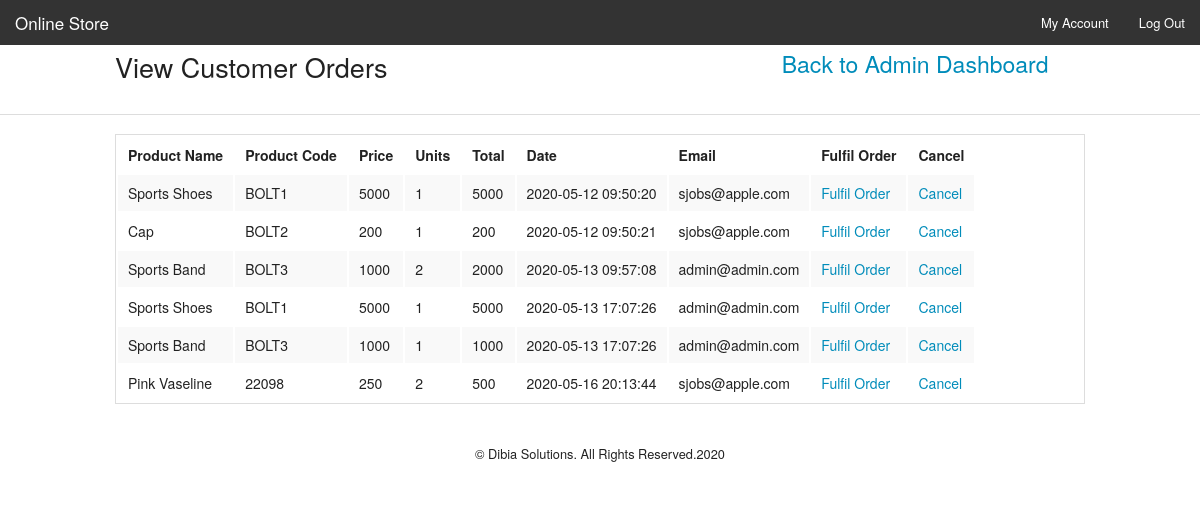
Screenshot of /ostore/view_order.php (signed in) with the database file from the repository.
### tables this page shows
CREATE TABLE IF NOT EXISTS `orders` (
  `id` int(15) NOT NULL AUTO_INCREMENT,
  `product_code` varchar(255) NOT NULL,
  `product_name` varchar(255) NOT NULL,
  `product_desc` varchar(255) NOT NULL,
  `price` int(10) NOT NULL,
  `units` int(5) NOT NULL,
  `total` int(15) NOT NULL,
  `date` timestamp NOT NULL DEFAULT CURRENT_TIMESTAMP,
  `email` varchar(255) NOT NULL,
  PRIMARY KEY (`id`)
);

### ostore/view_order.php (the view, shortened to what this page needs)
<?php
include('admin-header.php');
?>
<div class="row">
        <div class="small-8 columns">
<h3>View Customer Orders</h3>
</div>
<div class="small-4 columns">
<h4><a href="admin-dashboard.php">Back to Admin Dashboard</a></h4>
</div>
</div>
<hr/>
<div class = "row">
<div class="small-12 columns">
       <table style =" width:100%; display:flex;" >
       <tr>
       <td> <b/> Product Name </td>
       <td> <b/>Product Code </td>
       <td> <b/>Price </td>
       <td> <b/>Units </td>
       <td><b/> Total </td>
       <td><b/> Date </td>
       <td> <b/>Email </td>
       <td> <b/>Fulfil Order </td>
       <td> <b/>Cancel </td>
       </tr>
       <?php
         $result = $mysqli->query('SELECT * FROM orders');
         if($result){
           while($obj = $result->fetch_object()) {
          echo ' <tr>';
            echo '<td>'.$obj->product_name.'</td>';
           echo '<td>'.$obj->product_code.'</td>';
                     echo '<td>'.$obj->price.'</td>';
           echo '<td>'.$obj->units.'</td>';
           echo '<td>'.$obj->total.'</td>';
           echo '<td>'.$obj->date.'</td>';
           echo '<td>'.$obj->email.'</td>';
            echo '<td><a href = '."#".'> Fulfil Order </a></td>';
            echo '<td><a href = '."#".'> Cancel </a></td>';
           echo' </tr>';
           }
        }
        ?>
       </table>
        </div>
</div>
    <?php include('footer.php');?>

### rows the page displays
orders: product_name "Sports Shoes", product_code "BOLT1", price "5000", units "1", total "5000", date "2020-05-12 09:50:20", email "sjobs@apple.com"
orders: product_name "Cap", product_code "BOLT2", price "200", units "1", total "200", date "2020-05-12 09:50:21", email "sjobs@apple.com"
orders: product_name "Sports Band", product_code "BOLT3", price "1000", units "2", total "2000", date "2020-05-13 09:57:08", email "admin@admin.com"
orders: product_name "Sports Shoes", product_code "BOLT1", price "5000", units "1", total "5000", date "2020-05-13 17:07:26", email "admin@admin.com"
orders: product_name "Sports Band", product_code "BOLT3", price "1000", units "1", total "1000", date "2020-05-13 17:07:26", email "admin@admin.com"
orders: product_name "Pink Vaseline", product_code "22098", price "250", units "2", total "500", date "2020-05-16 20:13:44", email "sjobs@apple.com"

### other values shown
Date('Y') "2020"
